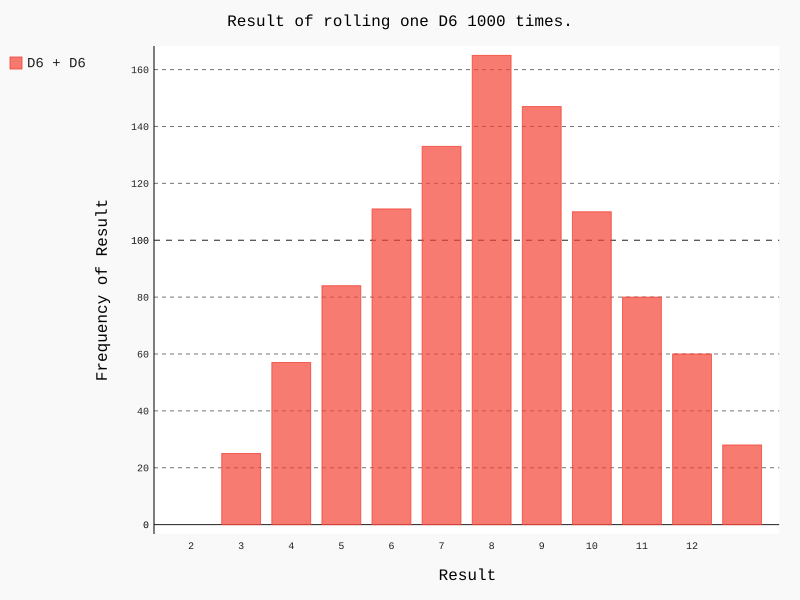

Recreate this plot in Python.
import pygal

from die import Die

#创建两个D6

die_1 = Die()
die_2 = Die()

#掷骰子，并将结果存储在一个列表中

results = []
for roll_num in range(1000):
    result = die_1.roll() + die_2.roll()
    results.append(result)

#分析结果
frequencies = []
max_result = die_1.num_sides + die_2.num_sides
for value in range(1,max_result+1):
    frequency = results.count(value)
    frequencies.append(frequency)

#对结果进行可视化
hist = pygal.Bar()

hist.title = "Result of rolling one D6 1000 times."
hist.x_labels = ['2','3','4','5','6','7','8','9','10','11','12']
hist.x_title = 'Result'
hist.y_title = 'Frequency of Result'

hist.add('D6 + D6',frequencies)
hist.render_to_file('die_visual.svg')
